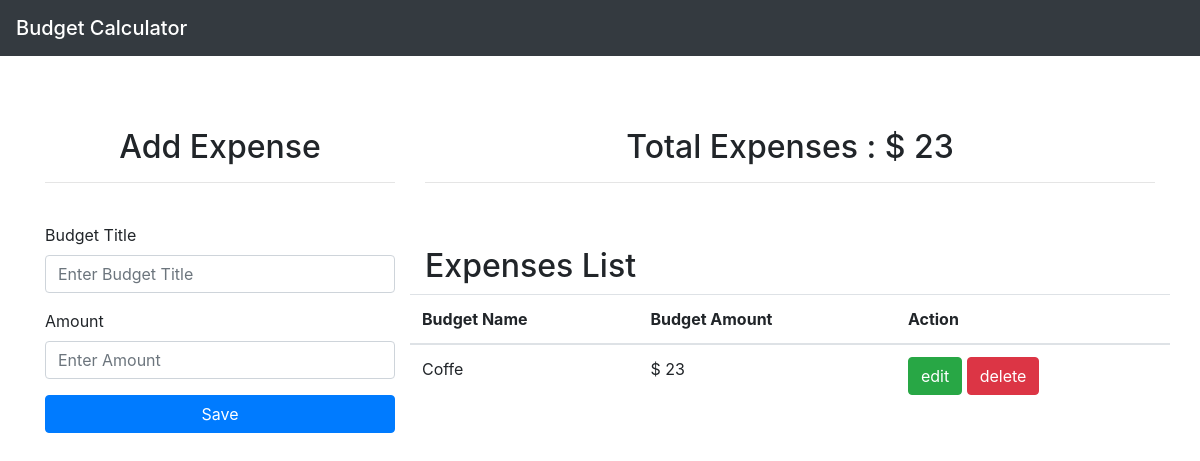
Before: / with the older database file.
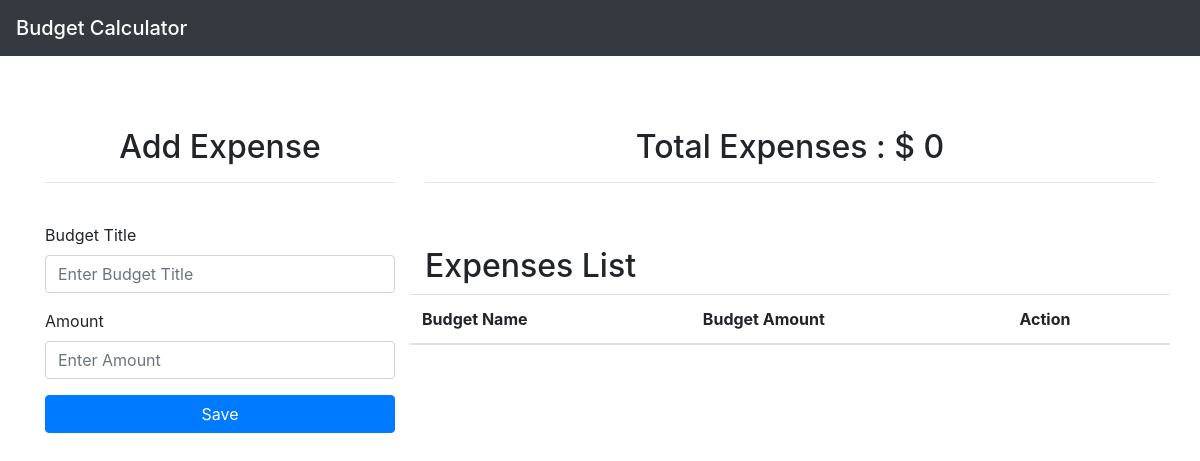
After: the same page with the newer database file.
### tables this page shows
CREATE TABLE `budget` (
  `id` int(11) NOT NULL,
  `name` varchar(100) NOT NULL,
  `amount` varchar(50) NOT NULL
);

### process.php (called while the page is built, shortened)
<?php
$con = new mysqli("localhost","root","","budget_calculator");
$total = 0;
$update = false;
$name = '';
$amount = '';
    $result = mysqli_query($con, "SELECT * FROM budget");
    while($row = $result->fetch_assoc()){
        $total = $total + $row['amount'];
    }
?>

### index.php (the view, shortened to what this page needs)
<?php require_once 'process.php'; ?>
<?php $con = new mysqli("localhost","root","","budget_calculator"); ?>
<!DOCTYPE html>
<html lang="en">
<head>
    <link rel="stylesheet" href="https://maxcdn.bootstrapcdn.com/bootstrap/4.0.0/css/bootstrap.min.css">
</head>
<body>
    <nav class="navbar navbar-dark bg-dark text-center">
    <span class="navbar-brand mb-0 h1 text-center">Budget Calculator</span>
    </nav>
    <br><br><br>
    <div class="container">
        <div class="row">
            <div class="col-md-4">
                <h2 class="text-center">Add Expense</h2>
                <hr><br>
                <form action="process.php" method="POST">
                    <div class="form-group">
                        <label for="budgetTitle">Budget Title</label>
                        <input type="text" name="budget" class="form-control" id="budgetTitle" placeholder="Enter Budget Title" required autocomplete="off"  value="<?php echo $name; ?>">
                    </div>
                    <div class="form-group">
                        <label for="amount">Amount</label>
                        <input type="text" name="amount" class="form-control" id="amount" placeholder="Enter Amount" required  value="<?php echo $amount; ?>">
                    </div>
                    <?php if($update == true): ?>
                    <button type="submit" name="update" class="btn btn-success btn-block">Update</button>
                    <?php else: ?>
                    <button type="submit" name="save" class="btn btn-primary btn-block">Save</button>
                    <?php endif; ?>
                </form>
            </div>
            <div class="col-md-8">
                <h2 class="text-center">Total Expenses : $ <?php echo $total;?></h2>
                <hr>
                <br><br>
                <h2>Expenses List</h2>
                <?php
                    $result = mysqli_query($con, "SELECT * FROM budget");
                ?>
                <div class="row justify-content-center">
                    <table class="table">
                        <thead>
                            <tr>
                                <th>Budget Name</th>
                                <th>Budget Amount</th>
                                <th colspan="2">Action</th>
                            </tr>
                        </thead>
                        <?php
                            while($row = $result->fetch_assoc()): ?>
                            <tr>
                                <td><?php echo $row['name']; ?></td>
                                <td> $ <?php echo $row['amount']; ?></td>
                                <td>
                                    <a href="index.php?edit=<?php echo $row['id']; ?>" class="btn btn-success">edit</a>
                                    <a href="process.php?delete=<?php echo $row['id']; ?>"  class="btn btn-danger">delete</a>
                                </td>
                            </tr>
                        <?php endwhile ?>
                    </table>
                </div>
            </div>
        </div>
    </div>
</body>
</html>

Changed rows visible on the page:
removed budget: name "Coffe", amount "23"
Other visible differences:
$total: "23" → "0"
